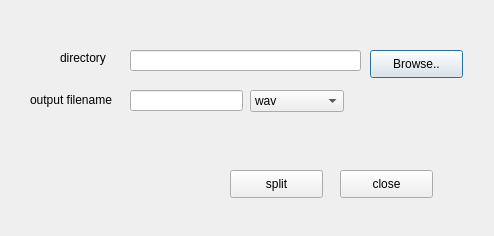
<?xml version="1.0" encoding="UTF-8"?>
<ui version="4.0">
 <class>Dialog</class>
 <widget class="QDialog" name="Dialog">
  <property name="geometry">
   <rect>
    <x>0</x>
    <y>0</y>
    <width>494</width>
    <height>236</height>
   </rect>
  </property>
  <property name="windowTitle">
   <string>Dialog</string>
  </property>
  <property name="locale">
   <locale language="English" country="UnitedStates"/>
  </property>
  <widget class="QLabel" name="label">
   <property name="geometry">
    <rect>
     <x>60</x>
     <y>50</y>
     <width>64</width>
     <height>15</height>
    </rect>
   </property>
   <property name="text">
    <string>directory</string>
   </property>
  </widget>
  <widget class="QLineEdit" name="directoryLabel">
   <property name="geometry">
    <rect>
     <x>130</x>
     <y>50</y>
     <width>231</width>
     <height>21</height>
    </rect>
   </property>
   <property name="readOnly">
    <bool>true</bool>
   </property>
  </widget>
  <widget class="QPushButton" name="BrowseButton">
   <property name="geometry">
    <rect>
     <x>370</x>
     <y>50</y>
     <width>93</width>
     <height>28</height>
    </rect>
   </property>
   <property name="text">
    <string>Browse..</string>
   </property>
  </widget>
  <widget class="QLabel" name="label_2">
   <property name="geometry">
    <rect>
     <x>30</x>
     <y>90</y>
     <width>91</width>
     <height>20</height>
    </rect>
   </property>
   <property name="text">
    <string>output filename</string>
   </property>
  </widget>
  <widget class="QLineEdit" name="outputFilenameLabel">
   <property name="geometry">
    <rect>
     <x>130</x>
     <y>90</y>
     <width>113</width>
     <height>21</height>
    </rect>
   </property>
  </widget>
  <widget class="QPushButton" name="splitButton">
   <property name="geometry">
    <rect>
     <x>230</x>
     <y>170</y>
     <width>93</width>
     <height>28</height>
    </rect>
   </property>
   <property name="text">
    <string>split</string>
   </property>
  </widget>
  <widget class="QPushButton" name="closeButton">
   <property name="geometry">
    <rect>
     <x>340</x>
     <y>170</y>
     <width>93</width>
     <height>28</height>
    </rect>
   </property>
   <property name="text">
    <string>close</string>
   </property>
  </widget>
  <widget class="QComboBox" name="concatTypeComboBox">
   <property name="geometry">
    <rect>
     <x>250</x>
     <y>90</y>
     <width>94</width>
     <height>22</height>
    </rect>
   </property>
   <item>
    <property name="text">
     <string>wav</string>
    </property>
   </item>
   <item>
    <property name="text">
     <string>mp3</string>
    </property>
   </item>
   <item>
    <property name="text">
     <string>m4a</string>
    </property>
   </item>
   <item>
    <property name="text">
     <string>flac</string>
    </property>
   </item>
   <item>
    <property name="text">
     <string>mp4</string>
    </property>
   </item>
   <item>
    <property name="text">
     <string>wma</string>
    </property>
   </item>
   <item>
    <property name="text">
     <string>aac</string>
    </property>
   </item>
  </widget>
 </widget>
 <resources/>
 <connections/>
</ui>
